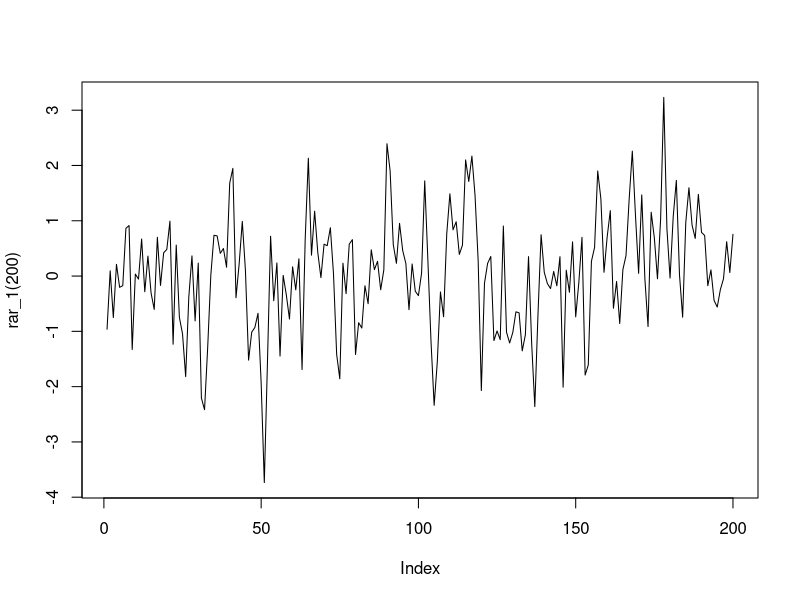
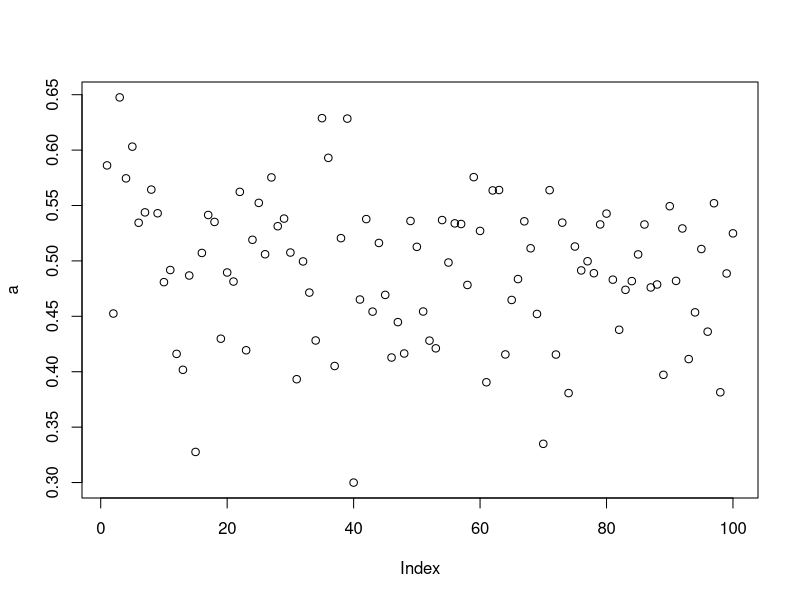

R code for these plots, in order: (Note: this script raises an error after producing the figures.)
# Clearing workspace
rm(list = ls())

#### Exercise 1 ####

# a.) ----

# The time series needs to have a starting point... this could be random,
# but why not start with 0?
start_point <- 0

# Now we want to draw T observations from a AR(1) process
rar_1 <- function(num_obs, a=0.5, start_point=0) {
    # first draw all the noise
    # set.seed(1)
    rar <- rnorm(num_obs, 0, 1)

    # seems like we cannot quite avoid the for-loop
    for (i in 2:num_obs) {
        rar[i] <- a * rar[(i - 1)] + rar[i]
    }
    return(rar)
}

# Sanity check results
plot(rar_1(200), type = "l")
ar_matrix <- sapply(rep(200, 100), rar_1)
typeof(ar_matrix) # type of matrix is double != float with double bits
dim(ar_matrix) # 200x100 matrix
ar_matrix[1, ] # all the same for same seed

# b.) ----

acf_est <- function(h, x_vector) {
    num_obs <- length(x_vector)
    return(sum(x_vector[(1 + h):num_obs] * x_vector[1:(num_obs - h)]) / num_obs)
}

acf_hat <- function(h, ar_matrix) {
    return(apply(ar_matrix, c(2), function(x) acf_est(h, x)))
}

a <- acf_hat(1, ar_matrix) / acf_hat(0, ar_matrix)
plot(a)
mean(a)

# c.) ----
ar_200 <- sapply(rep(200, 100), rar_1)
ar_500 <- sapply(rep(500, 100), rar_1)
ar_1000 <- sapply(rep(1000, 100), rar_1)

a_200 <- acf_hat(1, ar_200) / acf_hat(0, ar_200)
a_500 <- acf_hat(1, ar_500) / acf_hat(0, ar_500)
a_1000 <- acf_hat(1, ar_1000) / acf_hat(0, ar_1000)

# More observations should lead to better results
plot(a_100, col = 1)
points(a_500, col = 2)
points(a_1000, col = 3)

# Mean should be closer
mean(a_200)
mean(a_500)
mean(a_1000)

# And Variance and MSE smaller
mean((a_200 - 0.5) ** 2)
mean((a_500 - 0.5) ** 2)
mean((a_1000 - 0.5) ** 2)


#### Exercise 2 ####

# a.) ----
rar_2 <- function(num_obs, a=c(-1, -0.25), start_point=0) {
    # set.seed(1)
    rar <- rnorm(num_obs, 0, 1)
    rar[2] <- a[1] * rar[1] + rar[2]
    for (i in 3:num_obs) {
        rar[i] <- a * rar[c(i - 1, i - 2)] + rar[i]
    }
    return(rar)
}

ar_2_matrix <- sapply(rep(500, 100), rar_2)

# b.) ----
acf2_hat <- function(h) acf_hat(h, ar_matrix = ar_2_matrix)

g0 <- acf2_hat(0)
g1 <- acf2_hat(1)
g2 <- acf2_hat(2)

# To needlessly complicate matters we are going to use arrays ----

# Gamma needs to be 100x2x2 tensor/array
gamma <- array(c(g0, g1, g1, g0), dim = c(100, 2, 2))
gamma_inv <- apply(gamma, c(1), solve)
dim(gamma_inv) # R ate the dimensions...
gamma_inv <- array(t(gamma_inv), dim = c(100, 2, 2))
gamma_inv[1, , ] == solve(gamma[1, , ]) # actually worked ...

g <- rbind(g1, g2)
dim(g)
dim(gamma_inv)

# Unfortunately don't know how the sweep() function works...
a <- matrix(, 100, 2)
for (i in 1:100) {
    # solve a = inverse(gamma) * g for all N
    a[i, ] <- gamma_inv[i, , ] %*% g[, i]
}

a[1, ]
mean(a[, 1]) # Wow, actually this seems to have worked!!
mean(a[, 2]) # Or not ...


# Array trick didn't work, so here the same by hand ----

a <- matrix(, 100, 2)
for (i in 1:100) {
    a[i, ] <- solve(matrix(c(g0[i], g1[i], g1[i], g0[i]),
                    2, 2)) %*% c(g1[i], g2[i])
}

mean(a[, 1])
mean(a[, 2]) # Same result must have been "correct" all along...
plot(a[, 1])
plot(a[, 2])


# c.) ----
num_obs <- dim(ar_2_matrix)[1]
num_obs
emp_errors <- (ar_2_matrix[3:num_obs, ]
             +  ar_2_matrix[2:(num_obs - 1), ] * a[, 1]
             +  ar_2_matrix[1:(num_obs - 2), ] * a[, 2])

emp_sigma_square <- apply(emp_errors, 2, mean)
length(emp_sigma_square)
plot(emp_sigma_square)

# These measures are much too small... 
# ...maybe this is where the accuracy for a2 was lost ...